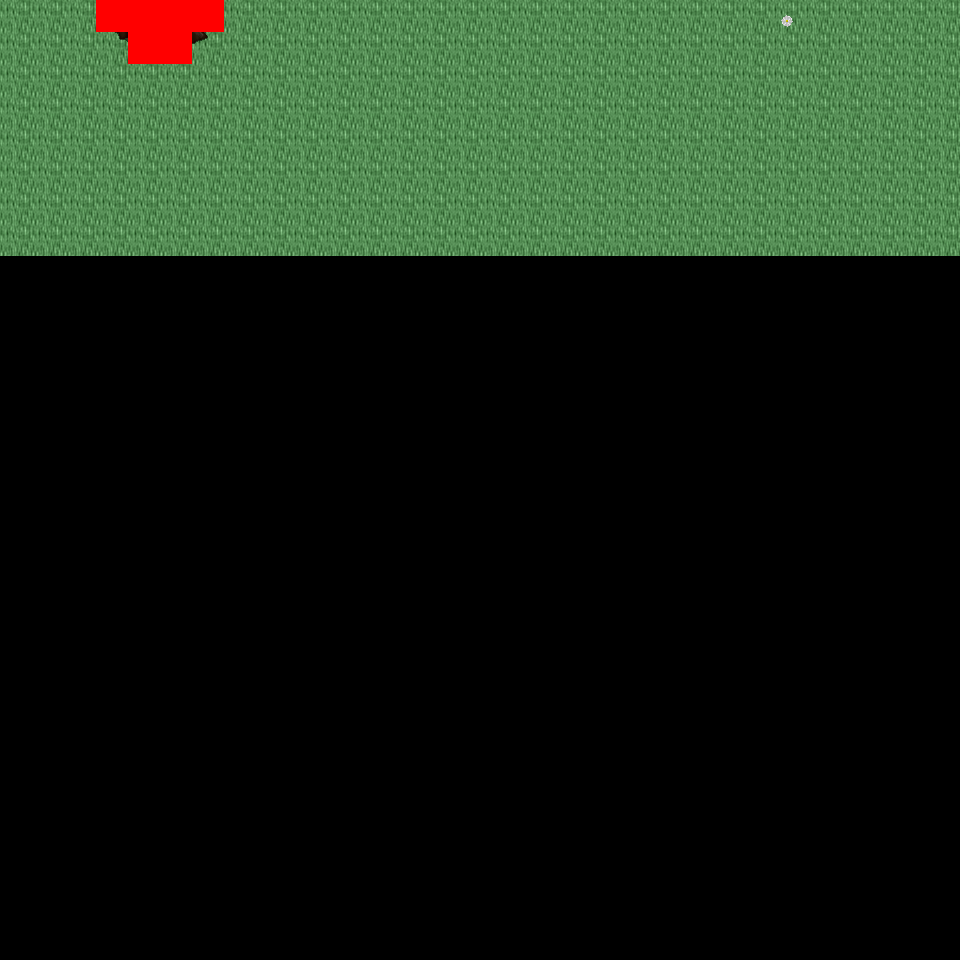

A 2D game scene composited from a Tiled map and its tileset images. What follows is a short description and the map's XML, with each tile layer's data collapsed to a summary:
An orthogonal 30x30 tile map with 32x32 px tiles, 6 tile layers (Ground, Object, Object2, Above, ...), 32 tilesets and 3 objects (3x mapExit).

<map version="1.0" orientation="orthogonal" renderorder="right-down" width="30" height="30" tilewidth="32" tileheight="32" nextobjectid="4">
  <tileset firstgid="1" name="tileset_logic_collision" tilewidth="32" tileheight="32" tilecount="1" columns="1">
    <image source="../drawable/tileset_logic_collision.png" width="32" height="32" />
  </tileset>
  <tileset firstgid="2" name="tileset_ground_ridge_earth_pale" tilewidth="32" tileheight="32" tilecount="96" columns="12">
    <image source="../drawable/tileset_ground_ridge_earth_pale.png" width="384" height="256" />
  </tileset>
  <tileset firstgid="98" name="tileset_ground_ridge_earth_dark" tilewidth="32" tileheight="32" tilecount="96" columns="12">
    <image source="../drawable/tileset_ground_ridge_earth_dark.png" width="384" height="256" />
  </tileset>
  <tileset firstgid="194" name="tileset_ground_ground" tilewidth="32" tileheight="32" tilecount="33" columns="3">
    <image source="../drawable/tileset_ground_ground.png" width="96" height="352" />
  </tileset>
  <tileset firstgid="227" name="tileset_terrain_grassland" tilewidth="32" tileheight="32" tilecount="88" columns="8">
    <image source="../drawable/tileset_terrain_grassland.png" width="256" height="352" />
  </tileset>
  <tileset firstgid="315" name="tileset_ground_grass_edges" tilewidth="32" tileheight="32" tilecount="36" columns="12">
    <image source="../drawable/tileset_ground_grass_edges.png" width="384" height="96" />
  </tileset>
  <tileset firstgid="351" name="tileset_ground_grass_corners" tilewidth="32" tileheight="32" tilecount="24" columns="6">
    <image source="../drawable/tileset_ground_grass_corners.png" width="192" height="128" />
  </tileset>
  <tileset firstgid="375" name="tileset_plant_tree_tree_darkgreen" tilewidth="32" tileheight="32" tilecount="88" columns="8">
    <image source="../drawable/tileset_plant_tree_tree_darkgreen.png" width="256" height="352" />
  </tileset>
  <tileset firstgid="463" name="tileset_plant_tree_fall_trees" tilewidth="32" tileheight="32" tilecount="40" columns="8">
    <image source="../drawable/tileset_plant_tree_fall_trees.png" width="256" height="160" />
  </tileset>
  <tileset firstgid="503" name="tileset_plant_tree_evergreen" tilewidth="32" tileheight="32" tilecount="36" columns="3">
    <image source="../drawable/tileset_plant_tree_evergreen.png" width="96" height="384" />
  </tileset>
  <tileset firstgid="539" name="tileset_plant_tree_pine_tree" tilewidth="32" tileheight="32" tilecount="20" columns="4">
    <image source="../drawable/tileset_plant_tree_pine_tree.png" width="128" height="160" />
  </tileset>
  <tileset firstgid="559" name="tileset_plant_tree_pine_tree_1" tilewidth="32" tileheight="32" tilecount="20" columns="4">
    <image source="../drawable/tileset_plant_tree_pine_tree_1.png" width="128" height="160" />
  </tileset>
  <tileset firstgid="579" name="tileset_building_decoration_rocks" tilewidth="32" tileheight="32" tilecount="6" columns="3">
    <image source="../drawable/tileset_building_decoration_rocks.png" width="96" height="64" />
  </tileset>
  <tileset firstgid="585" name="tileset_plant_stump_hollow_logs" tilewidth="32" tileheight="32" tilecount="6" columns="3">
    <image source="../drawable/tileset_plant_stump_hollow_logs.png" width="96" height="64" />
  </tileset>
  <tileset firstgid="591" name="tileset_plant_stump_small_stump" tilewidth="32" tileheight="32" tilecount="4" columns="2">
    <image source="../drawable/tileset_plant_stump_small_stump.png" width="64" height="64" />
  </tileset>
  <tileset firstgid="595" name="tileset_plant_flower_daisy_yellow" tilewidth="32" tileheight="32" tilecount="8" columns="2">
    <image source="../drawable/tileset_plant_flower_daisy_yellow.png" width="64" height="128" />
  </tileset>
  <tileset firstgid="603" name="tileset_plant_flower_daisy_white" tilewidth="32" tileheight="32" tilecount="8" columns="2">
    <image source="../drawable/tileset_plant_flower_daisy_white.png" width="64" height="128" />
  </tileset>
  <tileset firstgid="611" name="tileset_plant_flower_daisy_red" tilewidth="32" tileheight="32" tilecount="8" columns="2">
    <image source="../drawable/tileset_plant_flower_daisy_red.png" width="64" height="128" />
  </tileset>
  <tileset firstgid="619" name="tileset_plant_flower_daisy_blue" tilewidth="32" tileheight="32" tilecount="8" columns="2">
    <image source="../drawable/tileset_plant_flower_daisy_blue.png" width="64" height="128" />
  </tileset>
  <tileset firstgid="627" name="tileset_plant_leaves" tilewidth="32" tileheight="32" tilecount="8" columns="4">
    <image source="../drawable/tileset_plant_leaves.png" width="128" height="64" />
  </tileset>
  <tileset firstgid="635" name="tileset_plant_brown_mushrooms" tilewidth="32" tileheight="32" tilecount="24" columns="6">
    <image source="../drawable/tileset_plant_brown_mushrooms.png" width="192" height="128" />
  </tileset>
  <tileset firstgid="659" name="tileset_logic_item_resources" tilewidth="32" tileheight="32" tilecount="6" columns="6">
    <image source="../drawable/tileset_logic_item_resources.png" width="192" height="32" />
  </tileset>
  <tileset firstgid="665" name="tileset_logic_creature_animal" tilewidth="32" tileheight="32" tilecount="32" columns="8">
    <image source="../drawable/tileset_logic_creature_animal.png" width="256" height="128" />
  </tileset>
  <tileset firstgid="697" name="tileset_ground_tall_grass" tilewidth="32" tileheight="32" tilecount="15" columns="5">
    <image source="../drawable/tileset_ground_tall_grass.png" width="160" height="96" />
  </tileset>
  <tileset firstgid="712" name="tileset_logic_creature_reptile" tilewidth="32" tileheight="32" tilecount="7" columns="7">
    <image source="../drawable/tileset_logic_creature_reptile.png" width="224" height="32" />
  </tileset>
  <tileset firstgid="719" name="tileset_plant_bush_leafy" tilewidth="32" tileheight="32" tilecount="48" columns="8">
    <image source="../drawable/tileset_plant_bush_leafy.png" width="256" height="192" />
  </tileset>
  <tileset firstgid="767" name="tileset_plant_bushes_and_trees" tilewidth="32" tileheight="32" tilecount="144" columns="16">
    <image source="../drawable/tileset_plant_bushes_and_trees.png" width="512" height="289" />
  </tileset>
  <tileset firstgid="911" name="tileset_building_thatched_roof_cottage1" tilewidth="32" tileheight="32" tilecount="20" columns="4">
    <image source="../drawable/tileset_building_thatched_roof_cottage1.png" width="128" height="160" />
  </tileset>
  <tileset firstgid="931" name="tileset_building_thatched_roof_cottage2" tilewidth="32" tileheight="32" tilecount="20" columns="4">
    <image source="../drawable/tileset_building_thatched_roof_cottage2.png" width="128" height="160" />
  </tileset>
  <tileset firstgid="951" name="tileset_plant_stump_stump_rectangular" tilewidth="32" tileheight="32" tilecount="4" columns="2">
    <image source="../drawable/tileset_plant_stump_stump_rectangular.png" width="64" height="64" />
  </tileset>
  <tileset firstgid="955" name="tileset_object_well_hoist" tilewidth="32" tileheight="32" tilecount="9" columns="3">
    <image source="../drawable/tileset_object_well_hoist.png" width="96" height="96" />
  </tileset>
  <tileset firstgid="964" name="tileset_logic_creature_gnome" tilewidth="32" tileheight="32" tilecount="6" columns="6">
    <image source="../drawable/tileset_logic_creature_gnome.png" width="192" height="32" />
  </tileset>
  <layer name="Ground" width="30" height="30">
    <data>[900 cells, 240 non-empty, 1 distinct tile ids]</data>
  </layer>
  <layer name="Object" width="30" height="30">
    <data>[900 cells, 9 non-empty, 9 distinct tile ids]</data>
  </layer>
  <layer name="Object2" width="30" height="30">
    <data>[900 cells, 0 non-empty, 0 distinct tile ids]</data>
  </layer>
  <layer name="Above" width="30" height="30">
    <data>[900 cells, 0 non-empty, 0 distinct tile ids]</data>
  </layer>
  <layer name="Above2" width="30" height="30">
    <data>[900 cells, 0 non-empty, 0 distinct tile ids]</data>
  </layer>
  <layer name="Walkable" width="30" height="30">
    <data>[900 cells, 6 non-empty, 1 distinct tile ids]</data>
  </layer>
  <objectgroup name="MapEvents">
    <object id="1" name="north" type="mapExit" x="0" y="0" width="96" height="32">
      <properties>
        <property name="map" value="level_0_x51_y11" />
        <property name="x" value="0" />
        <property name="y" value="28" />
      </properties>
    </object>
    <object id="2" name="north2" type="mapExit" x="224" y="0" width="736" height="32">
      <properties>
        <property name="map" value="level_0_x51_y11" />
        <property name="x" value="7" />
        <property name="y" value="28" />
      </properties>
    </object>
    <object id="3" name="east" type="mapExit" x="928" y="0" width="32" height="960">
      <properties>
        <property name="map" value="level_0_x52_y12" />
        <property name="x" value="1" />
        <property name="y" value="0" />
      </properties>
    </object>
  </objectgroup>
</map>
